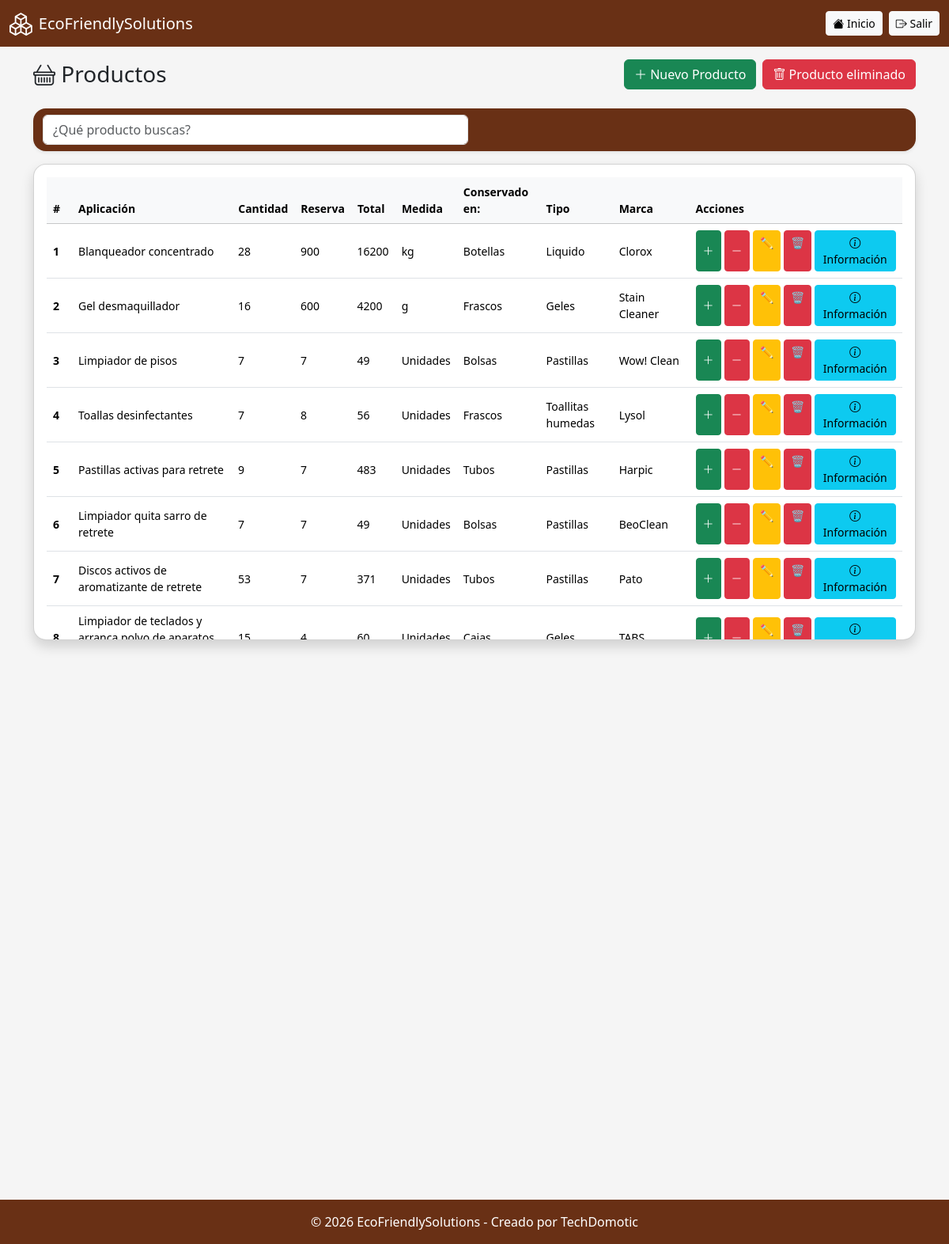
/productos/listar.php (signed in), run on an earlier commit of the app's database.
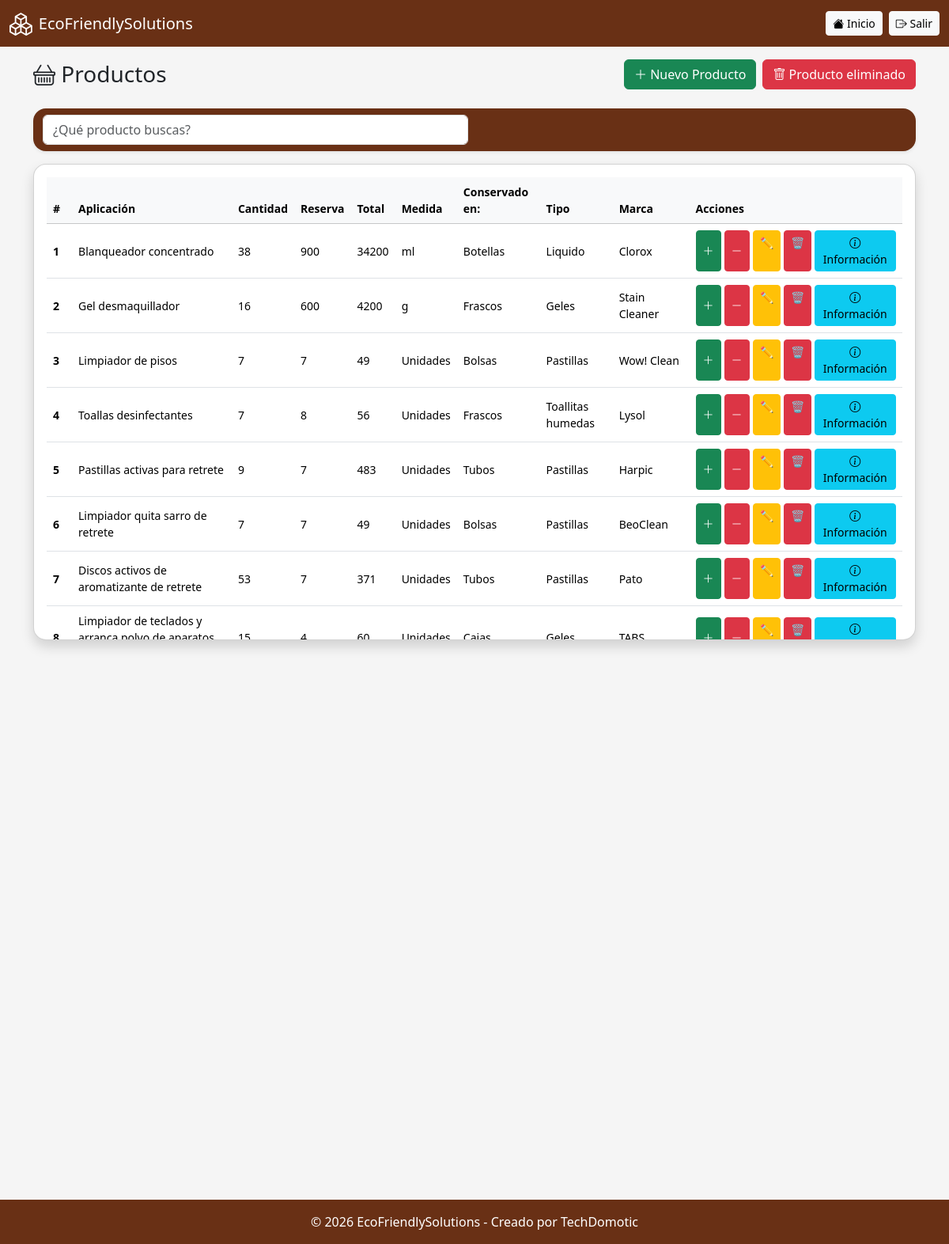
And on a later commit of the database.
### tables this page shows
CREATE TABLE `productos` (
  `id_producto` int(11) NOT NULL,
  `nombre` varchar(250) NOT NULL,
  `cantidad` double DEFAULT NULL,
  `reserva` double DEFAULT NULL,
  `total` double DEFAULT NULL,
  `medida` varchar(120) DEFAULT NULL,
  `conservado` varchar(120) DEFAULT NULL,
  `tipo` varchar(120) DEFAULT NULL,
  `marca` varchar(120) DEFAULT NULL,
  `estatus` tinyint(1) DEFAULT 1,
  `fecha_eliminacion` timestamp NOT NULL DEFAULT current_timestamp() ON UPDATE current_timestamp(),
  `fecha_creacion` timestamp NOT NULL DEFAULT current_timestamp()
);

### productos/listar.php (the view, shortened to what this page needs)
<?php
include '../includes/conexion.php';
include '../includes/header.php';
$res_limitante = $conn->query("SELECT limite FROM limitante WHERE entidad = 'productos' LIMIT 1");
$row_lim = $res_limitante->fetch_assoc();
$limite_actual = $row_lim['limite'] ?? 6;
$result = $conn->query("
SELECT * FROM productos WHERE estatus = true
");
?>
<div class="d-flex justify-content-between align-items-center mb-4">
    <h3 class="mb-0">
        <i class="bi bi-basket"></i> Productos
    </h3>
    <div class="d-flex gap-2">
        <a href="crear.php" class="btn btn-success">
            <i class="bi bi-plus-lg"></i> Nuevo Producto
        </a>
        <a href="eliminado.php" class="btn btn-danger">
            <i class="bi bi-trash"></i> Producto eliminado
        </a>
    </div>
</div>
<nav class="navbar bg-body-tertiary mb-3 rounded-4 shadow-sm">
  <div class="container-fluid">
    <div class="col-12 col-md-6"> <form class="d-flex" role="search" onsubmit="return false;">
      <input
        class="form-control me-2"
        type="search"
        id="inputBusqueda"
        placeholder="¿Qué producto buscas?"
        aria-label="Search"
        >
        </form>
    </div>
  </div>
</nav>
<div class="card shadow rounded-4">
<div class="card-body table-responsive" style="max-height: 600px; overflow-y: auto;">
<table class="table table-hover align-middle small" id="tablaProductos">
<thead class="table-light">
    <tr class="<?= $claseAlerta ?>">
        <th style="position: sticky; top: 0; z-index: 2; background-color: #f8f9fa;">#</th>
        <th style="position: sticky; top: 0; z-index: 2; background-color: #f8f9fa;">Aplicaci&oacute;n</th>
        <th style="position: sticky; top: 0; z-index: 2; background-color: #f8f9fa;">Cantidad</th>
        <th style="position: sticky; top: 0; z-index: 2; background-color: #f8f9fa;">Reserva</th>
        <th style="position: sticky; top: 0; z-index: 2; background-color: #f8f9fa;">Total</th>
        <th style="position: sticky; top: 0; z-index: 2; background-color: #f8f9fa;">Medida</th>
        <th style="position: sticky; top: 0; z-index: 2; background-color: #f8f9fa;">Conservado en:</th>
        <th style="position: sticky; top: 0; z-index: 2; background-color: #f8f9fa;">Tipo</th>
        <th style="position: sticky; top: 0; z-index: 2; background-color: #f8f9fa;">Marca</th>
        <th style="position: sticky; top: 0; z-index: 2; background-color: #f8f9fa;">Acciones</th>
    </tr>
</thead>
<tbody>
<?php $contador = 1; ?>
<?php while($row = $result->fetch_assoc()): ?>
<td><strong><?= $contador; ?></strong></td>
<td><?= htmlspecialchars($row['nombre']); ?></td>
<td>
    <span id="cantidad-<?= $row['id_producto']; ?>"
        class="<?= ($row['cantidad'] < $limite_actual) ? 'text-danger fw-bold' : '' ?>">
        <?= $row['cantidad']; ?>
    </span>
</td>
<td><?= htmlspecialchars($row['reserva']); ?></td>
<td><?= htmlspecialchars($row['total']); ?></td>
<td><?= htmlspecialchars($row['medida']); ?></td>
<td><?= htmlspecialchars($row['conservado']); ?></td>
<td><?= htmlspecialchars($row['tipo']); ?></td>
<td><?= htmlspecialchars($row['marca']); ?></td>
<td class="text-center">
<div class="d-flex flex-row flex-sm-row justify-content-center gap-1">
<button class="btn btn-success btn-sm"
        onclick="actualizarCantidad(<?= $row['id_producto']; ?>,'sumar')">
    <i class="bi bi-plus-lg"></i>
</button>
<button class="btn btn-danger btn-sm"
        onclick="actualizarCantidad(<?= $row['id_producto']; ?>,'restar')">
    <i class="bi bi-dash-lg"></i>
</button>
<a href="editar.php?id=<?= $row['id_producto']; ?>"
class="btn btn-warning btn-sm">
✏️
</a>
<a href="eliminar.php?id=<?= $row['id_producto'] ?>"
class="btn btn-danger btn-sm"
onclick="return confirm('¿Eliminar producto?')">🗑️</a>
<button class="btn btn-info btn-sm btn-info-producto"
        data-cantidad="<?= $row['cantidad']; ?>"
        data-conservado="<?= htmlspecialchars($row['conservado']); ?>"
        data-nombre="<?= htmlspecialchars($row['nombre']); ?>"
        data-reserva="<?= htmlspecialchars($row['reserva']); ?>"
        data-medida="<?= htmlspecialchars($row['medida']); ?>"
        data-tipo="<?= htmlspecialchars($row['tipo']); ?>"
        data-marca="<?= htmlspecialchars($row['marca']); ?>">
    <i class="bi bi-info-circle"></i> Informaci&oacute;n
</button>
</div>
</td>
<?php $contador++; ?>
<?php endwhile; ?>
</tbody>
</table>
</div>
</div>
<?php include '../includes/footer.php'; ?>

What changed in the data, as far as the page shows it:
changed productos "Blanqueador concentrado": cantidad "28" → "38"; total "16200" → "34200"; medida "kg" → "ml"
